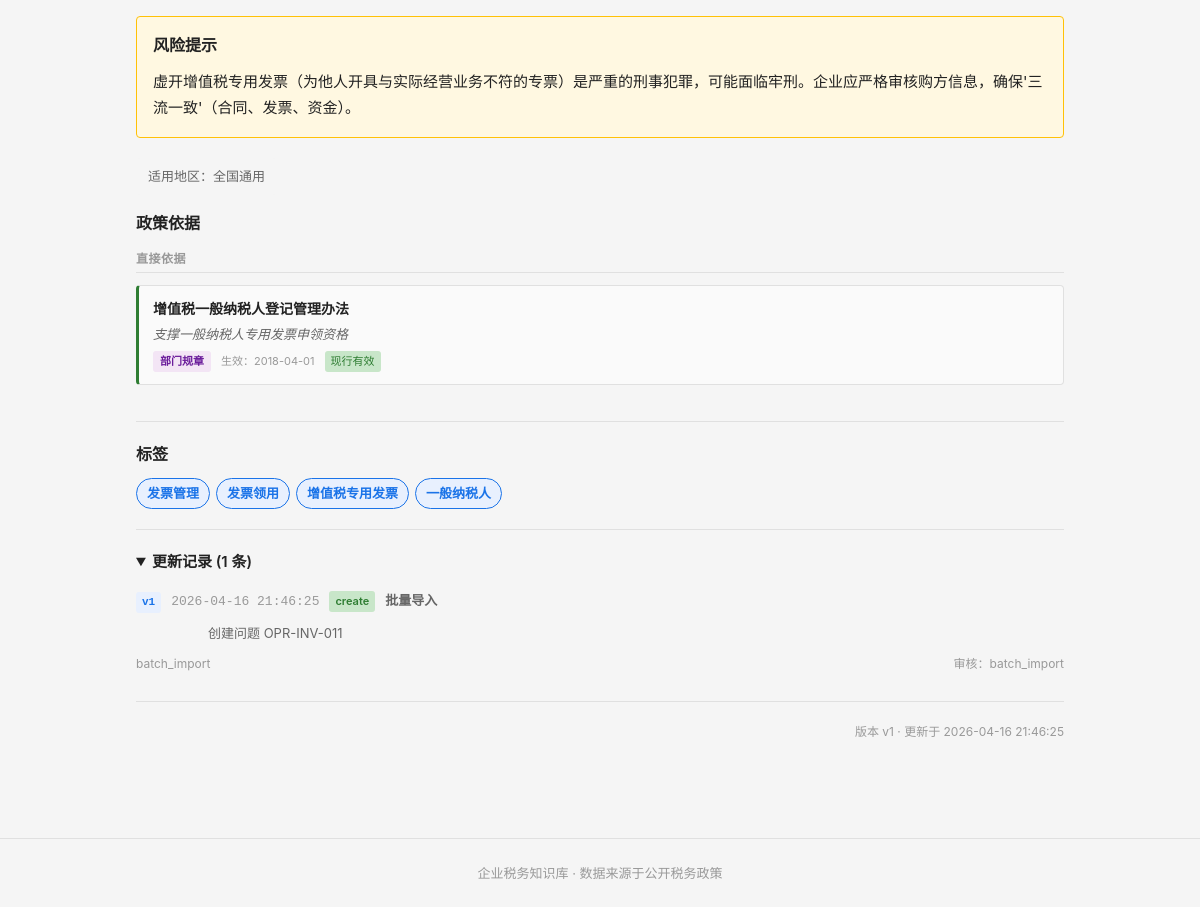
Page /question/OPR-INV-011 (lower part) on the earlier database version.
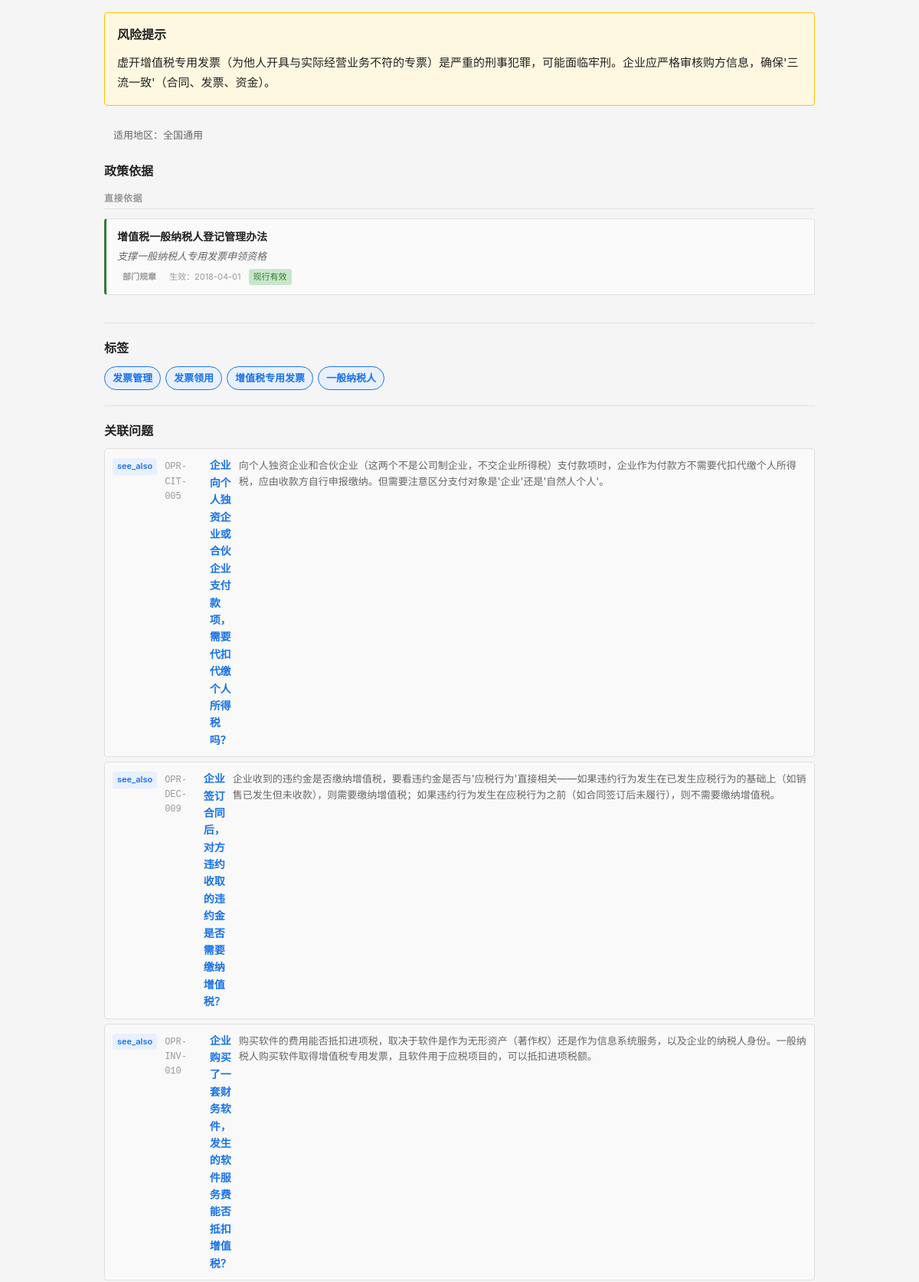
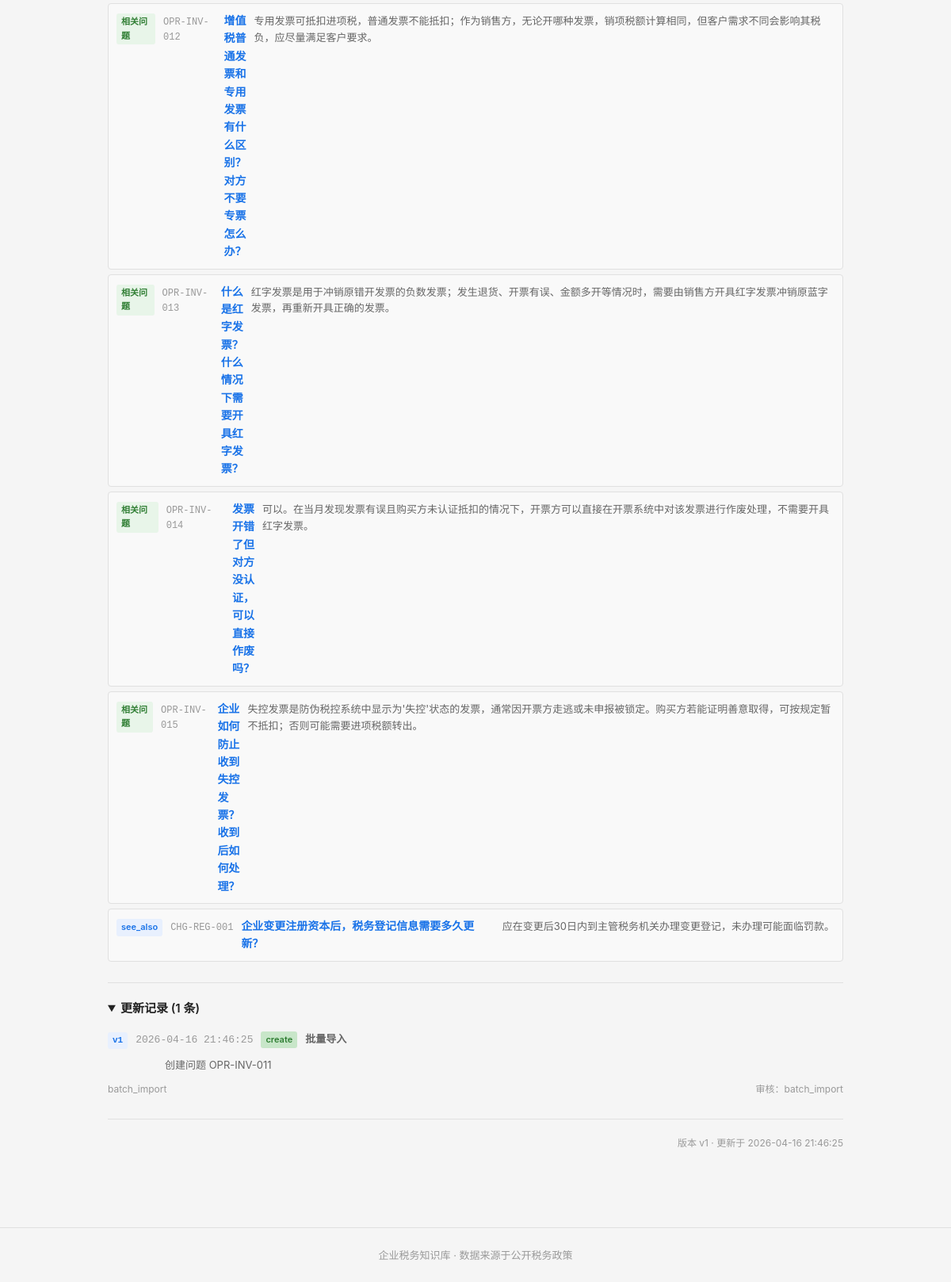
Same page on the later database version (2 pictures, top to bottom).
### tables this page shows
CREATE TABLE question_master (
    id              INTEGER PRIMARY KEY AUTOINCREMENT,
    question_code   TEXT NOT NULL UNIQUE,
    question_title  TEXT NOT NULL,
    question_plain  TEXT NOT NULL,

    -- 分类
    stage_code      TEXT NOT NULL,
    module_code     TEXT NOT NULL,
    question_type   TEXT NOT NULL,

    -- 答案
    one_line_answer TEXT NOT NULL,
    detailed_answer TEXT,
    core_definition TEXT,

    -- 条件与边界
    applicable_conditions TEXT,
    exceptions_boundary   TEXT,

    -- 实务
    practical_steps TEXT,
    risk_warning    TEXT,

    -- 适用范围
    scope_level     TEXT NOT NULL DEFAULT 'scope_national',
    local_region    TEXT,

    -- 确定性
    answer_certainty TEXT NOT NULL DEFAULT 'certain_clear',

    -- 元数据
    keywords        TEXT,
    high_frequency_flag INTEGER NOT NULL DEFAULT 0,
    newbie_flag     INTEGER NOT NULL DEFAULT 0,

    -- 版本管理
    status          TEXT NOT NULL DEFAULT 'draft',
    version_no      INTEGER NOT NULL DEFAULT 1,

    -- 审计字段
    created_at      TEXT NOT NULL DEFAULT (datetime('now')),
    updated_at      TEXT NOT NULL DEFAULT (datetime('now'))
);

CREATE TABLE question_policy_link (
    id              INTEGER PRIMARY KEY AUTOINCREMENT,
    question_id     INTEGER NOT NULL,
    policy_id       INTEGER NOT NULL,
    support_type    TEXT NOT NULL,
    support_note    TEXT,
    display_order   INTEGER NOT NULL DEFAULT 1,

    FOREIGN KEY (question_id) REFERENCES question_master(id) ON DELETE CASCADE,
    FOREIGN KEY (policy_id)   REFERENCES policy_basis(id)    ON DELETE CASCADE
);

CREATE TABLE policy_basis (
    id              INTEGER PRIMARY KEY AUTOINCREMENT,
    policy_code     TEXT NOT NULL UNIQUE,
    policy_name     TEXT NOT NULL,
    document_no     TEXT,
    article_ref     TEXT,

    -- 政策层级
    policy_level    TEXT NOT NULL,

    -- 有效期
    effective_date  TEXT,
    expiry_date     TEXT,
    current_status  TEXT NOT NULL DEFAULT 'effective',

    -- 内容摘要
    policy_summary  TEXT,
    raw_quote_short TEXT,

    -- 适用范围
    region_scope    TEXT DEFAULT 'national',

    -- 备注
    remarks         TEXT,

    -- 审计字段
    created_at      TEXT NOT NULL DEFAULT (datetime('now')),
    updated_at      TEXT NOT NULL DEFAULT (datetime('now'))
);

CREATE TABLE question_tag_link (
    id              INTEGER PRIMARY KEY AUTOINCREMENT,
    question_id     INTEGER NOT NULL,
    tag_id          INTEGER NOT NULL,
    is_primary      INTEGER NOT NULL DEFAULT 0,
    display_order   INTEGER NOT NULL DEFAULT 1,

    FOREIGN KEY (question_id) REFERENCES question_master(id) ON DELETE CASCADE,
    FOREIGN KEY (tag_id)      REFERENCES tag_dict(id)       ON DELETE CASCADE
);

CREATE TABLE tag_dict (
    id              INTEGER PRIMARY KEY AUTOINCREMENT,
    tag_code        TEXT NOT NULL UNIQUE,
    tag_name        TEXT NOT NULL,
    tag_category    TEXT,
    parent_id       INTEGER,
    display_order   INTEGER NOT NULL DEFAULT 1,
    status          TEXT NOT NULL DEFAULT 'active',

    FOREIGN KEY (parent_id) REFERENCES tag_dict(id) ON DELETE SET NULL
);

CREATE TABLE question_update_log (
    id              INTEGER PRIMARY KEY AUTOINCREMENT,
    question_id     INTEGER NOT NULL,
    version_no      INTEGER NOT NULL,
    update_date     TEXT NOT NULL DEFAULT (datetime('now')),
    update_type     TEXT NOT NULL,
    update_reason   TEXT,
    updated_by      TEXT,
    reviewed_by     TEXT,
    change_summary  TEXT,

    FOREIGN KEY (question_id) REFERENCES question_master(id) ON DELETE CASCADE
);

CREATE TABLE question_relation (
    id              INTEGER PRIMARY KEY AUTOINCREMENT,
    question_id     INTEGER NOT NULL,
    related_id      INTEGER NOT NULL,
    relation_type   TEXT NOT NULL,
    display_order   INTEGER NOT NULL DEFAULT 1,

    FOREIGN KEY (question_id) REFERENCES question_master(id) ON DELETE CASCADE,
    FOREIGN KEY (related_id)  REFERENCES question_master(id) ON DELETE CASCADE
);

### backend/app.py (the view)
    @app.route('/question/<question_code>')
    def question_detail(question_code):
        from services.question_service import QuestionService
        svc = QuestionService()
        detail = svc.get_question_detail(question_code)
        if not detail:
            return "问题不存在", 404
        stages = svc.get_stages()
        modules = svc.get_modules()
        return render_template('detail.html',
                               detail=detail, stages=stages, modules=modules)

### backend/services/question_service.py (called while the page is built)
    def _query(self, sql, params=None):
        conn = sqlite3.connect(self.db_path)
        conn.execute("PRAGMA foreign_keys = ON")
        conn.row_factory = sqlite3.Row
        cur = conn.cursor()
        if params:
            cur.execute(sql, params)
        else:
            cur.execute(sql)
        rows = cur.fetchall()
        conn.close()
        return [dict(r) for r in rows]

    def _query_one(self, sql, params=None):
        rows = self._query(sql, params)
        return rows[0] if rows else None

    def get_stages(self):
        return self._query("""
            SELECT tag_code, tag_name
            FROM tag_dict
            WHERE tag_category = 'stage'
            ORDER BY display_order
        """)

    def get_modules(self):
        return self._query("""
            SELECT tag_code, tag_name
            FROM tag_dict
            WHERE tag_category = 'module'
            ORDER BY display_order
        """)

### frontend/templates/detail.html (shortened to what this page needs)
{% extends "base.html" %}
{% macro policy_level_label(code) %}{{ {'level_law':'法律','level_admin':'行政法规','level_department':'部门规章','level_bulletin':'规范性文件','level_provincial':'省级文件','level_local':'地方文件'}.get(code, code or '') }}{% endmacro %}
{% macro relation_type_label(code) %}
    {%- if code == 'related' -%}相关问题
    {%- elif code == 'next' -%}下一步
    {%- elif code == 'previous' -%}上一步
    {%- elif code == 'similar' -%}相似问题
    {%- elif code == 'contrast' -%}对比问题
    {%- else -%}{{ code }}{%- endif -%}
{% endmacro %}
{% block main %}
{% if detail.risk_warning %}
<div class="detail-section warning">
    <h3>风险提示</h3>
    <div class="detail-text">{{ detail.risk_warning }}</div>
</div>
{% endif %}
{% if detail.scope_level == 'scope_national' %}
<div class="scope-note">适用地区：全国通用</div>
{% elif detail.scope_level == 'scope_provincial' %}
<div class="scope-note">适用地区：省级口径</div>
{% elif detail.scope_level == 'scope_local' %}
<div class="scope-note">适用地区：地方口径</div>
{% elif detail.local_region %}
<div class="scope-note local">地区：{{ detail.local_region }}</div>
{% endif %}
{% if detail.policies %}
{% set direct_policies = [] %}
{% set procedure_policies = [] %}
{% set other_policies = [] %}
{% for p in detail.policies %}
    {% if p.support_type == 'support_direct' %}{% do direct_policies.append(p) %}{% endif %}
    {% if p.support_type == 'support_procedure' %}{% do procedure_policies.append(p) %}{% endif %}
    {% if p.support_type not in ['support_direct', 'support_procedure'] %}{% do other_policies.append(p) %}{% endif %}
{% endfor %}
<div class="detail-section policies-section">
    <h3>政策依据</h3>
    {% if direct_policies %}
    <div class="policy-group">
        <div class="policy-group-label">直接依据</div>
        <ul class="policy-list">
            {% for p in direct_policies %}
            <li class="policy-item type-direct">
                <div class="policy-title">
                    {{ p.policy_name }}
                </div>
                {% if p.support_note %}<div class="policy-note">{{ p.support_note }}</div>{% endif %}
                <div class="policy-meta">
                    <span class="policy-level-badge level-{{ p.policy_level }}">{{ policy_level_label(p.policy_level) }}</span>
                    {% if p.effective_date %}<span class="policy-effective">生效：{{ p.effective_date }}</span>{% endif %}
                    {% if p.current_status == 'pol_effective' %}<span class="policy-stat effective">现行有效</span>
                    {% elif p.current_status == 'pol_expired' %}<span class="policy-stat expired">已失效</span>
                    {% elif p.current_status == 'pol_partial' %}<span class="policy-stat partial">部分失效</span>{% endif %}
                </div>
            </li>
            {% endfor %}
        </ul>
    </div>
    {% endif %}
</div>
{% endif %}
{% if detail.tags %}
<div class="detail-section tags-section">
    <h3>标签</h3>
    <div class="tag-list">
        {% for t in detail.tags %}
        <a href="/questions?tag={{ t.tag_code }}" class="tag-chip {% if t.is_primary %}primary{% endif %}">{{ t.tag_name }}</a>
        {% endfor %}
    </div>
</div>
{% endif %}
{% if detail.relations %}
<div class="detail-section relations">
    <h3>关联问题</h3>
    <ul class="relation-list">
        {% for r in detail.relations %}
        <li>
            <a href="/question/{{ r.question_code }}" class="relation-link">
                <span class="rel-type-badge type-{{ r.relation_type }}">{{ relation_type_label(r.relation_type) }}</span>
                <span class="rel-code">{{ r.question_code }}</span>
                <span class="rel-title">{{ r.question_title }}</span>
                <span class="rel-answer">{{ r.one_line_answer }}</span>
            </a>
        </li>
        {% endfor %}
    </ul>
</div>
{% endif %}
{% if detail.updates %}
<details class="detail-section updates" open>
    <summary class="section-summary">更新记录 ({{ detail.updates|length }} 条)</summary>
    <ul class="update-list">
        {% for u in detail.updates %}
        <li class="update-item">
            <span class="update-version">v{{ u.version_no }}</span>
            <span class="update-date">{{ u.update_date }}</span>
            <span class="update-type-badge type-{{ u.update_type }}">{{ u.update_type }}</span>
            {% if u.update_reason %}<span class="update-reason">{{ u.update_reason }}</span>{% endif %}
            <span class="update-summary">{{ u.change_summary }}</span>
            {% if u.updated_by %}<span class="update-by">{{ u.updated_by }}</span>{% endif %}
            {% if u.reviewed_by %}<span class="update-reviewed">审核：{{ u.reviewed_by }}</span>{% endif %}
        </li>
        {% endfor %}
    </ul>
</details>
{% endif %}
<div class="detail-footer">
    <span>版本 v{{ detail.version_no }} · 更新于 {{ detail.updated_at }}</span>
</div>
{% endblock %}

### frontend/templates/base.html (shortened to what this page needs)
<!DOCTYPE html>
<html lang="zh-CN">
<head>
    <link rel="stylesheet" href="{{ url_for('static', filename='css/style.css') }}">
</head>
<body>
    <main class="container main-content">
        {% block main %}{% endblock %}
    </main>
    <footer class="site-footer">
        <div class="container">
            <p>企业税务知识库 · 数据来源于公开税务政策</p>
        </div>
    </footer>
</body>
</html>

Differences in the rows shown:
changed policy_basis "部门规章": policy_level "level_department" → "部门规章" (drawn)
added question_relation: relation_type "see_also", question_code "OPR-CIT-005", question_title "企业向个人独资企业或合伙企业支付款项，需要代扣代缴个人所得税吗？", one_line_answer "向个人独资企业和合伙企业（这两个不是公司制企业，不交企业所得税）支付款项时，企业作为付款方不需要代扣代缴个人所得税，应由收款方自行申报缴纳。但需要注意区分支付对象是'企业'还是'自然人个人'。"
added question_relation: relation_type "see_also", question_code "OPR-DEC-009", question_title "企业签订合同后，对方违约收取的违约金是否需要缴纳增值税？", one_line_answer "企业收到的违约金是否缴纳增值税，要看违约金是否与'应税行为'直接相关——如果违约行为发生在已发生应税行为的基础上（如销售已发生但未收款），则需要缴纳增值税；如果违约行为发生在应税行为之前（如合同签订后未履行），则不需要缴纳增值税。"
added question_relation: relation_type "see_also", question_code "OPR-INV-010", question_title "企业购买了一套财务软件，发生的软件服务费能否抵扣增值税？", one_line_answer "购买软件的费用能否抵扣进项税，取决于软件是作为无形资产（著作权）还是作为信息系统服务，以及企业的纳税人身份。一般纳税人购买软件取得增值税专用发票，且软件用于应税项目的，可以抵扣进项税额。"
added question_relation: relation_type "相关问题", question_code "OPR-INV-012", question_title "增值税普通发票和专用发票有什么区别？对方不要专票怎么办？", one_line_answer "专用发票可抵扣进项税，普通发票不能抵扣；作为销售方，无论开哪种发票，销项税额计算相同，但客户需求不同会影响其税负，应尽量满足客户要求。"
added question_relation: relation_type "相关问题", question_code "OPR-INV-013", question_title "什么是红字发票？什么情况下需要开具红字发票？", one_line_answer "红字发票是用于冲销原错开发票的负数发票；发生退货、开票有误、金额多开等情况时，需要由销售方开具红字发票冲销原蓝字发票，再重新开具正确的发票。"
added question_relation: relation_type "相关问题", question_code "OPR-INV-014", question_title "发票开错了但对方没认证，可以直接作废吗？", one_line_answer "可以。在当月发现发票有误且购买方未认证抵扣的情况下，开票方可以直接在开票系统中对该发票进行作废处理，不需要开具红字发票。"
added question_relation: relation_type "相关问题", question_code "OPR-INV-015", question_title "企业如何防止收到失控发票？收到后如何处理？", one_line_answer "失控发票是防伪税控系统中显示为'失控'状态的发票，通常因开票方走逃或未申报被锁定。购买方若能证明善意取得，可按规定暂不抵扣；否则可能需要进项税额转出。"
added question_relation: relation_type "see_also", question_code "CHG-REG-001", question_title "企业变更注册资本后，税务登记信息需要多久更新？", one_line_answer "应在变更后30日内到主管税务机关办理变更登记，未办理可能面临罚款。"
Other differences:
text now shown: "关联问题"
